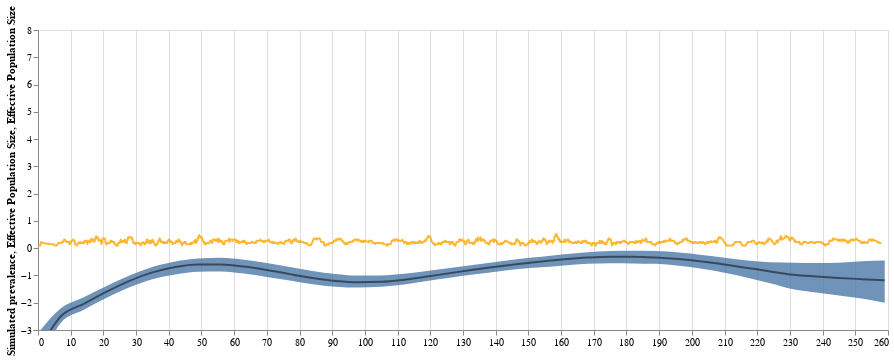

The notebook cell this image was saved under:
### Code cell
(line_simulation + log_line_ne + log_band_ne).resolve_scale(x = "shared", y = "shared")

### Figure 1 — Vega-Lite specification as saved in the notebook (floating-point values rounded to 4 significant figures; data arrays with more than 128 entries replaced by an {"elided": "..."} marker saying what was removed)
{"config": {"view": {"continuousWidth": 400, "continuousHeight": 300}}, "layer": [{"data": {"name": "data-e26b60d7a8cc32968d6af60aacbf59a0"}, "mark": {"type": "line", "clip": true, "color": "orange", "interpolate": "monotone", "opacity": 0.8}, "encoding": {"x": {"axis": {"title": ""}, "field": "new_time", "type": "quantitative"}, "y": {"axis": {"grid": false, "title": "Simulated prevalence"}, "field": "samp_diff_MA", "type": "quantitative"}}, "height": 300, "width": 850}, {"data": {"name": "data-da9da0bd3e3af3b3a84f6a3a97c9a08d"}, "mark": {"type": "area", "clip": true, "interpolate": "monotone", "opacity": 0.8}, "encoding": {"x": {"field": "new_interval", "type": "quantitative"}, "y": {"axis": {"grid": false, "title": "Effective Population Size"}, "field": "upper_hpd_log_50_MA", "scale": {"domain": [-3, 8]}, "type": "quantitative"}, "y2": {"field": "lower_hpd_log_50_MA"}}, "height": 300, "width": 850}, {"data": {"name": "data-da9da0bd3e3af3b3a84f6a3a97c9a08d"}, "mark": {"type": "line", "clip": true, "color": "black", "interpolate": "monotone", "opacity": 0.5}, "encoding": {"x": {"field": "new_interval", "type": "quantitative"}, "y": {"axis": {"grid": false, "title": "Effective Population Size"}, "field": "median_Ne_log_MA", "type": "quantitative"}}, "height": 300, "width": 850}], "resolve": {"scale": {"x": "shared", "y": "shared"}}, "$schema": "https://vega.github.io/schema/vega-lite/v4.17.0.json", "datasets": {"data-e26b60d7a8cc32968d6af60aacbf59a0": {"elided": "3653 records"}, "data-da9da0bd3e3af3b3a84f6a3a97c9a08d": [{"interval": "1", "mean_Ne_log": -1.131, "mean_Ne_linear": 0.8878, "median_Ne_log": -1.179, "median_Ne_linear": 0.3077, "upper_hpd_log_95": 1.382, "lower_hpd_log_95": -3.509, "upper_hpd_log_50": -0.456, "lower_hpd_log_50": -2.004, "upper_hpd_linear": 3.983, "lower_hpd_linear": 0.02993, "upper_hpd_linear_50": 0.6338, "lower_hpd_linear_50": 0.1348, "days": 7, "date": "2023-01-07T00:00:00", "new_interval": 259, "mean_Ne_log_MA": -1.131, "mean_Ne_linear_MA": 0.8878, "median_Ne_linear_MA": 0.3077, "median_Ne_log_MA": -1.179, "upper_hpd_log_50_MA": -0.456, "lower_hpd_log_50_MA": -2.004, "upper_hpd_linear_50_MA": 0.6338, "lower_hpd_linear_50_MA": 0.1348, "lower_hpd_linear_MA": 0.02993, "upper_hpd_linear_MA": 3.983}, {"interval": "2", "mean_Ne_log": -1.055, "mean_Ne_linear": 0.5726, "median_Ne_log": -1.091, "median_Ne_linear": 0.3358, "upper_hpd_log_95": 0.7618, "lower_hpd_log_95": -2.852, "upper_hpd_log_50": -0.5013, "lower_hpd_log_50": -1.682, "upper_hpd_linear": 2.142, "lower_hpd_linear": 0.05774, "upper_hpd_linear_50": 0.6057, "lower_hpd_linear_50": 0.186, "days": 14, "date": "2022-12-31T00:00:00", "new_interval": 252, "mean_Ne_log_MA": -1.093, "mean_Ne_linear_MA": 0.7302, "median_Ne_linear_MA": 0.3217, "median_Ne_log_MA": -1.135, "upper_hpd_log_50_MA": -0.4786, "lower_hpd_log_50_MA": -1.843, "upper_hpd_linear_50_MA": 0.6198, "lower_hpd_linear_50_MA": 0.1604, "lower_hpd_linear_MA": 0.04384, "upper_hpd_linear_MA": 3.062}, {"interval": "3", "mean_Ne_log": -0.9716, "mean_Ne_linear": 0.4898, "median_Ne_log": -0.998, "median_Ne_linear": 0.3686, "upper_hpd_log_95": 0.3855, "lower_hpd_log_95": -2.255, "upper_hpd_log_50": -0.6344, "lower_hpd_log_50": -1.516, "upper_hpd_linear": 1.47, "lower_hpd_linear": 0.1049, "upper_hpd_linear_50": 0.5303, "lower_hpd_linear_50": 0.2195, "days": 21, "date": "2022-12-24T00:00:00", "new_interval": 245, "mean_Ne_log_MA": -1.053, "mean_Ne_linear_MA": 0.65, "median_Ne_linear_MA": 0.3374, "median_Ne_log_MA": -1.089, "upper_hpd_log_50_MA": -0.5306, "lower_hpd_log_50_MA": -1.734, "upper_hpd_linear_50_MA": 0.5899, "lower_hpd_linear_50_MA": 0.1801, "lower_hpd_linear_MA": 0.06418, "upper_hpd_linear_MA": 2.532}, {"interval": "4", "mean_Ne_log": -0.8572, "mean_Ne_linear": 0.4923, "median_Ne_log": -0.8738, "median_Ne_linear": 0.4174, "upper_hpd_log_95": 0.1715, "lower_hpd_log_95": -1.884, "upper_hpd_log_50": -0.5978, "lower_hpd_log_50": -1.297, "upper_hpd_linear": 1.187, "lower_hpd_linear": 0.152, "upper_hpd_linear_50": 0.55, "lower_hpd_linear_50": 0.2734, "days": 28, "date": "2022-12-17T00:00:00", "new_interval": 238, "mean_Ne_log_MA": -1.004, "mean_Ne_linear_MA": 0.6106, "median_Ne_linear_MA": 0.3574, "median_Ne_log_MA": -1.035, "upper_hpd_log_50_MA": -0.5474, "lower_hpd_log_50_MA": -1.625, "upper_hpd_linear_50_MA": 0.58, "lower_hpd_linear_50_MA": 0.2034, "lower_hpd_linear_MA": 0.08612, "upper_hpd_linear_MA": 2.196}, {"interval": "5", "mean_Ne_log": -0.7067, "mean_Ne_linear": 0.5462, "median_Ne_log": -0.7219, "median_Ne_linear": 0.4858, "upper_hpd_log_95": 0.1959, "lower_hpd_log_95": -1.531, "upper_hpd_log_50": -0.4676, "lower_hpd_log_50": -1.044, "upper_hpd_linear": 1.216, "lower_hpd_linear": 0.2163, "upper_hpd_linear_50": 0.6265, "lower_hpd_linear_50": 0.352, "days": 35, "date": "2022-12-10T00:00:00", "new_interval": 231, "mean_Ne_log_MA": -0.9443, "mean_Ne_linear_MA": 0.5977, "median_Ne_linear_MA": 0.383, "median_Ne_log_MA": -0.9728, "upper_hpd_log_50_MA": -0.5314, "lower_hpd_log_50_MA": -1.509, "upper_hpd_linear_50_MA": 0.5893, "lower_hpd_linear_50_MA": 0.2331, "lower_hpd_linear_MA": 0.1122, "upper_hpd_linear_MA": 2.0}, {"interval": "6", "mean_Ne_log": -0.5517, "mean_Ne_linear": 0.6246, "median_Ne_log": -0.5709, "median_Ne_linear": 0.565, "upper_hpd_log_95": 0.2105, "lower_hpd_log_95": -1.328, "upper_hpd_log_50": -0.3762, "lower_hpd_log_50": -0.8931, "upper_hpd_linear": 1.234, "lower_hpd_linear": 0.2651, "upper_hpd_linear_50": 0.6864, "lower_hpd_linear_50": 0.4094, "days": 42, "date": "2022-12-03T00:00:00", "new_interval": 224, "mean_Ne_log_MA": -0.8284, "mean_Ne_linear_MA": 0.5451, "median_Ne_linear_MA": 0.4345, "median_Ne_log_MA": -0.8512, "upper_hpd_log_50_MA": -0.5155, "lower_hpd_log_50_MA": -1.286, "upper_hpd_linear_50_MA": 0.5998, "lower_hpd_linear_50_MA": 0.2881, "lower_hpd_linear_MA": 0.1592, "upper_hpd_linear_MA": 1.45}, {"interval": "7", "mean_Ne_log": -0.437, "mean_Ne_linear": 0.6941, "median_Ne_log": -0.452, "median_Ne_linear": 0.6363, "upper_hpd_log_95": 0.3364, "lower_hpd_log_95": -1.128, "upper_hpd_log_50": -0.1738, "lower_hpd_log_50": -0.664, "upper_hpd_linear": 1.4, "lower_hpd_linear": 0.3236, "upper_hpd_linear_50": 0.8404, "lower_hpd_linear_50": 0.5148, "days": 49, "date": "2022-11-26T00:00:00", "new_interval": 217, "mean_Ne_log_MA": -0.7048, "mean_Ne_linear_MA": 0.5694, "median_Ne_linear_MA": 0.4946, "median_Ne_log_MA": -0.7233, "upper_hpd_log_50_MA": -0.45, "lower_hpd_log_50_MA": -1.083, "upper_hpd_linear_50_MA": 0.6467, "lower_hpd_linear_50_MA": 0.3538, "lower_hpd_linear_MA": 0.2124, "upper_hpd_linear_MA": 1.302}, {"interval": "8", "mean_Ne_log": -0.36, "mean_Ne_linear": 0.7475, "median_Ne_log": -0.3685, "median_Ne_linear": 0.6918, "upper_hpd_log_95": 0.3989, "lower_hpd_log_95": -1.018, "upper_hpd_log_50": -0.1286, "lower_hpd_log_50": -0.6112, "upper_hpd_linear": 1.49, "lower_hpd_linear": 0.3614, "upper_hpd_linear_50": 0.8793, "lower_hpd_linear_50": 0.5427, "days": 56, "date": "2022-11-19T00:00:00", "new_interval": 210, "mean_Ne_log_MA": -0.5825, "mean_Ne_linear_MA": 0.621, "median_Ne_linear_MA": 0.5593, "median_Ne_log_MA": -0.5974, "upper_hpd_log_50_MA": -0.3488, "lower_hpd_log_50_MA": -0.9019, "upper_hpd_linear_50_MA": 0.7165, "lower_hpd_linear_50_MA": 0.4184, "lower_hpd_linear_MA": 0.2637, "upper_hpd_linear_MA": 1.306}, {"interval": "9", "mean_Ne_log": -0.3096, "mean_Ne_linear": 0.7858, "median_Ne_log": -0.3212, "median_Ne_linear": 0.7253, "upper_hpd_log_95": 0.4072, "lower_hpd_log_95": -1.03, "upper_hpd_log_50": -0.09988, "lower_hpd_log_50": -0.566, "upper_hpd_linear": 1.503, "lower_hpd_linear": 0.3569, "upper_hpd_linear_50": 0.9049, "lower_hpd_linear_50": 0.5678, "days": 63, "date": "2022-11-12T00:00:00", "new_interval": 203, "mean_Ne_log_MA": -0.473, "mean_Ne_linear_MA": 0.6797, "median_Ne_linear_MA": 0.6208, "median_Ne_log_MA": -0.4869, "upper_hpd_log_50_MA": -0.2492, "lower_hpd_log_50_MA": -0.7557, "upper_hpd_linear_50_MA": 0.7875, "lower_hpd_linear_50_MA": 0.4773, "lower_hpd_linear_MA": 0.3047, "upper_hpd_linear_MA": 1.369}, {"interval": "10", "mean_Ne_log": -0.2703, "mean_Ne_linear": 0.8171, "median_Ne_log": -0.2831, "median_Ne_linear": 0.7534, "upper_hpd_log_95": 0.4303, "lower_hpd_log_95": -0.9899, "upper_hpd_log_50": -0.03468, "lower_hpd_log_50": -0.4962, "upper_hpd_linear": 1.538, "lower_hpd_linear": 0.3716, "upper_hpd_linear_50": 0.9659, "lower_hpd_linear_50": 0.6089, "days": 70, "date": "2022-11-05T00:00:00", "new_interval": 196, "mean_Ne_log_MA": -0.3857, "mean_Ne_linear_MA": 0.7338, "median_Ne_linear_MA": 0.6744, "median_Ne_log_MA": -0.3991, "upper_hpd_log_50_MA": -0.1626, "lower_hpd_log_50_MA": -0.6461, "upper_hpd_linear_50_MA": 0.8554, "lower_hpd_linear_50_MA": 0.5287, "lower_hpd_linear_MA": 0.3357, "upper_hpd_linear_MA": 1.433}, {"interval": "11", "mean_Ne_log": -0.2522, "mean_Ne_linear": 0.8328, "median_Ne_log": -0.2788, "median_Ne_linear": 0.7567, "upper_hpd_log_95": 0.4727, "lower_hpd_log_95": -0.9609, "upper_hpd_log_50": -0.07513, "lower_hpd_log_50": -0.533, "upper_hpd_linear": 1.604, "lower_hpd_linear": 0.3826, "upper_hpd_linear_50": 0.9276, "lower_hpd_linear_50": 0.5869, "days": 77, "date": "2022-10-29T00:00:00", "new_interval": 189, "mean_Ne_log_MA": -0.3258, "mean_Ne_linear_MA": 0.7755, "median_Ne_linear_MA": 0.7127, "median_Ne_log_MA": -0.3407, "upper_hpd_log_50_MA": -0.1024, "lower_hpd_log_50_MA": -0.5741, "upper_hpd_linear_50_MA": 0.9036, "lower_hpd_linear_50_MA": 0.5642, "lower_hpd_linear_MA": 0.3592, "upper_hpd_linear_MA": 1.507}, {"interval": "12", "mean_Ne_log": -0.2778, "mean_Ne_linear": 0.8066, "median_Ne_log": -0.3002, "median_Ne_linear": 0.7407, "upper_hpd_log_95": 0.3758, "lower_hpd_log_95": -0.9962, "upper_hpd_log_50": -0.1446, "lower_hpd_log_50": -0.584, "upper_hpd_linear": 1.456, "lower_hpd_linear": 0.3693, "upper_hpd_linear_50": 0.8654, "lower_hpd_linear_50": 0.5576, "days": 84, "date": "2022-10-22T00:00:00", "new_interval": 182, "mean_Ne_log_MA": -0.294, "mean_Ne_linear_MA": 0.798, "median_Ne_linear_MA": 0.7336, "median_Ne_log_MA": -0.3103, "upper_hpd_log_50_MA": -0.09658, "lower_hpd_log_50_MA": -0.5581, "upper_hpd_linear_50_MA": 0.9086, "lower_hpd_linear_50_MA": 0.5728, "lower_hpd_linear_MA": 0.3684, "upper_hpd_linear_MA": 1.518}, {"interval": "13", "mean_Ne_log": -0.3659, "mean_Ne_linear": 0.7308, "median_Ne_log": -0.3712, "median_Ne_linear": 0.6899, "upper_hpd_log_95": 0.2676, "lower_hpd_log_95": -1.006, "upper_hpd_log_50": -0.1565, "lower_hpd_log_50": -0.5681, "upper_hpd_linear": 1.307, "lower_hpd_linear": 0.3656, "upper_hpd_linear_50": 0.8552, "lower_hpd_linear_50": 0.5666, "days": 91, "date": "2022-10-15T00:00:00", "new_interval": 175, "mean_Ne_log_MA": -0.2951, "mean_Ne_linear_MA": 0.7946, "median_Ne_linear_MA": 0.7332, "median_Ne_log_MA": -0.3109, "upper_hpd_log_50_MA": -0.1022, "lower_hpd_log_50_MA": -0.5495, "upper_hpd_linear_50_MA": 0.9038, "lower_hpd_linear_50_MA": 0.5776, "lower_hpd_linear_MA": 0.3692, "upper_hpd_linear_MA": 1.482}, {"interval": "14", "mean_Ne_log": -0.485, "mean_Ne_linear": 0.6425, "median_Ne_log": -0.4941, "median_Ne_linear": 0.6101, "upper_hpd_log_95": 0.1035, "lower_hpd_log_95": -1.033, "upper_hpd_log_50": -0.3135, "lower_hpd_log_50": -0.6922, "upper_hpd_linear": 1.109, "lower_hpd_linear": 0.356, "upper_hpd_linear_50": 0.7309, "lower_hpd_linear_50": 0.5005, "days": 98, "date": "2022-10-08T00:00:00", "new_interval": 168, "mean_Ne_log_MA": -0.3302, "mean_Ne_linear_MA": 0.766, "median_Ne_linear_MA": 0.7102, "median_Ne_log_MA": -0.3455, "upper_hpd_log_50_MA": -0.1449, "lower_hpd_log_50_MA": -0.5747, "upper_hpd_linear_50_MA": 0.869, "lower_hpd_linear_50_MA": 0.5641, "lower_hpd_linear_MA": 0.369, "upper_hpd_linear_MA": 1.403}, {"interval": "15", "mean_Ne_log": -0.5897, "mean_Ne_linear": 0.5755, "median_Ne_log": -0.5927, "median_Ne_linear": 0.5528, "upper_hpd_log_95": -0.08984, "lower_hpd_log_95": -1.163, "upper_hpd_log_50": -0.4235, "lower_hpd_log_50": -0.7914, "upper_hpd_linear": 0.9141, "lower_hpd_linear": 0.3126, "upper_hpd_linear_50": 0.6547, "lower_hpd_linear_50": 0.4532, "days": 105, "date": "2022-10-01T00:00:00", "new_interval": 161, "mean_Ne_log_MA": -0.3941, "mean_Ne_linear_MA": 0.7176, "median_Ne_linear_MA": 0.67, "median_Ne_log_MA": -0.4074, "upper_hpd_log_50_MA": -0.2226, "lower_hpd_log_50_MA": -0.6337, "upper_hpd_linear_50_MA": 0.8068, "lower_hpd_linear_50_MA": 0.533, "lower_hpd_linear_MA": 0.3572, "upper_hpd_linear_MA": 1.278}, {"interval": "16", "mean_Ne_log": -0.6691, "mean_Ne_linear": 0.5302, "median_Ne_log": -0.677, "median_Ne_linear": 0.5082, "upper_hpd_log_95": -0.1458, "lower_hpd_log_95": -1.164, "upper_hpd_log_50": -0.513, "lower_hpd_log_50": -0.8682, "upper_hpd_linear": 0.8643, "lower_hpd_linear": 0.3123, "upper_hpd_linear_50": 0.5987, "lower_hpd_linear_50": 0.4197, "days": 112, "date": "2022-09-24T00:00:00", "new_interval": 154, "mean_Ne_log_MA": -0.4775, "mean_Ne_linear_MA": 0.6571, "median_Ne_linear_MA": 0.6203, "median_Ne_log_MA": -0.487, "upper_hpd_log_50_MA": -0.3102, "lower_hpd_log_50_MA": -0.7008, "upper_hpd_linear_50_MA": 0.741, "lower_hpd_linear_50_MA": 0.4995, "lower_hpd_linear_MA": 0.3432, "upper_hpd_linear_MA": 1.13}, {"interval": "17", "mean_Ne_log": -0.7594, "mean_Ne_linear": 0.4842, "median_Ne_log": -0.7629, "median_Ne_linear": 0.4663, "upper_hpd_log_95": -0.2386, "lower_hpd_log_95": -1.249, "upper_hpd_log_50": -0.5645, "lower_hpd_log_50": -0.9121, "upper_hpd_linear": 0.7877, "lower_hpd_linear": 0.2869, "upper_hpd_linear_50": 0.5686, "lower_hpd_linear_50": 0.4017, "days": 119, "date": "2022-09-17T00:00:00", "new_interval": 147, "mean_Ne_log_MA": -0.5738, "mean_Ne_linear_MA": 0.5926, "median_Ne_linear_MA": 0.5655, "median_Ne_log_MA": -0.5796, "upper_hpd_log_50_MA": -0.3942, "lower_hpd_log_50_MA": -0.7664, "upper_hpd_linear_50_MA": 0.6816, "lower_hpd_linear_50_MA": 0.4683, "lower_hpd_linear_MA": 0.3267, "upper_hpd_linear_MA": 0.9964}, {"interval": "18", "mean_Ne_log": -0.8855, "mean_Ne_linear": 0.4273, "median_Ne_log": -0.8891, "median_Ne_linear": 0.411, "upper_hpd_log_95": -0.3859, "lower_hpd_log_95": -1.425, "upper_hpd_log_50": -0.7108, "lower_hpd_log_50": -1.054, "upper_hpd_linear": 0.6799, "lower_hpd_linear": 0.2406, "upper_hpd_linear_50": 0.4912, "lower_hpd_linear_50": 0.3486, "days": 126, "date": "2022-09-10T00:00:00", "new_interval": 140, "mean_Ne_log_MA": -0.6778, "mean_Ne_linear_MA": 0.5319, "median_Ne_linear_MA": 0.5097, "median_Ne_log_MA": -0.6832, "upper_hpd_log_50_MA": -0.5051, "lower_hpd_log_50_MA": -0.8636, "upper_hpd_linear_50_MA": 0.6088, "lower_hpd_linear_50_MA": 0.4247, "lower_hpd_linear_MA": 0.3017, "upper_hpd_linear_MA": 0.871}, {"interval": "19", "mean_Ne_log": -1.049, "mean_Ne_linear": 0.3629, "median_Ne_log": -1.045, "median_Ne_linear": 0.3516, "upper_hpd_log_95": -0.5658, "lower_hpd_log_95": -1.594, "upper_hpd_log_50": -0.8492, "lower_hpd_log_50": -1.21, "upper_hpd_linear": 0.5679, "lower_hpd_linear": 0.2032, "upper_hpd_linear_50": 0.4278, "lower_hpd_linear_50": 0.2981, "days": 133, "date": "2022-09-03T00:00:00", "new_interval": 133, "mean_Ne_log_MA": -0.7906, "mean_Ne_linear_MA": 0.476, "median_Ne_linear_MA": 0.458, "median_Ne_log_MA": -0.7934, "upper_hpd_log_50_MA": -0.6122, "lower_hpd_log_50_MA": -0.9672, "upper_hpd_linear_50_MA": 0.5482, "lower_hpd_linear_50_MA": 0.3842, "lower_hpd_linear_MA": 0.2711, "upper_hpd_linear_MA": 0.7628}, {"interval": "20", "mean_Ne_log": -1.204, "mean_Ne_linear": 0.3117, "median_Ne_log": -1.199, "median_Ne_linear": 0.3015, "upper_hpd_log_95": -0.6729, "lower_hpd_log_95": -1.748, "upper_hpd_log_50": -1.014, "lower_hpd_log_50": -1.39, "upper_hpd_linear": 0.5102, "lower_hpd_linear": 0.1741, "upper_hpd_linear_50": 0.3627, "lower_hpd_linear_50": 0.249, "days": 140, "date": "2022-08-27T00:00:00", "new_interval": 126, "mean_Ne_log_MA": -0.9134, "mean_Ne_linear_MA": 0.4233, "median_Ne_linear_MA": 0.4077, "median_Ne_log_MA": -0.9146, "upper_hpd_log_50_MA": -0.7303, "lower_hpd_log_50_MA": -1.087, "upper_hpd_linear_50_MA": 0.4898, "lower_hpd_linear_50_MA": 0.3434, "lower_hpd_linear_MA": 0.2434, "upper_hpd_linear_MA": 0.682}, {"interval": "21", "mean_Ne_log": -1.311, "mean_Ne_linear": 0.2825, "median_Ne_log": -1.307, "median_Ne_linear": 0.2706, "upper_hpd_log_95": -0.7243, "lower_hpd_log_95": -1.905, "upper_hpd_log_50": -1.036, "lower_hpd_log_50": -1.453, "upper_hpd_linear": 0.4847, "lower_hpd_linear": 0.1489, "upper_hpd_linear_50": 0.3547, "lower_hpd_linear_50": 0.2338, "days": 147, "date": "2022-08-20T00:00:00", "new_interval": 119, "mean_Ne_log_MA": -1.042, "mean_Ne_linear_MA": 0.3737, "median_Ne_linear_MA": 0.3602, "median_Ne_log_MA": -1.041, "upper_hpd_log_50_MA": -0.835, "lower_hpd_log_50_MA": -1.204, "upper_hpd_linear_50_MA": 0.441, "lower_hpd_linear_50_MA": 0.3062, "lower_hpd_linear_MA": 0.2107, "upper_hpd_linear_MA": 0.6061}, {"interval": "22", "mean_Ne_log": -1.344, "mean_Ne_linear": 0.2759, "median_Ne_log": -1.337, "median_Ne_linear": 0.2625, "upper_hpd_log_95": -0.6755, "lower_hpd_log_95": -1.993, "upper_hpd_log_50": -1.092, "lower_hpd_log_50": -1.536, "upper_hpd_linear": 0.5089, "lower_hpd_linear": 0.1363, "upper_hpd_linear_50": 0.3356, "lower_hpd_linear_50": 0.2153, "days": 154, "date": "2022-08-13T00:00:00", "new_interval": 112, "mean_Ne_log_MA": -1.159, "mean_Ne_linear_MA": 0.332, "median_Ne_linear_MA": 0.3194, "median_Ne_log_MA": -1.156, "upper_hpd_log_50_MA": -0.9405, "lower_hpd_log_50_MA": -1.329, "upper_hpd_linear_50_MA": 0.3944, "lower_hpd_linear_50_MA": 0.2689, "lower_hpd_linear_MA": 0.1806, "upper_hpd_linear_MA": 0.5503}, {"interval": "23", "mean_Ne_log": -1.285, "mean_Ne_linear": 0.2948, "median_Ne_log": -1.283, "median_Ne_linear": 0.2773, "upper_hpd_log_95": -0.5849, "lower_hpd_log_95": -1.991, "upper_hpd_log_50": -1.01, "lower_hpd_log_50": -1.483, "upper_hpd_linear": 0.5572, "lower_hpd_linear": 0.1366, "upper_hpd_linear_50": 0.3641, "lower_hpd_linear_50": 0.2269, "days": 161, "date": "2022-08-06T00:00:00", "new_interval": 105, "mean_Ne_log_MA": -1.239, "mean_Ne_linear_MA": 0.3055, "median_Ne_linear_MA": 0.2927, "median_Ne_log_MA": -1.234, "upper_hpd_log_50_MA": -1.0, "lower_hpd_log_50_MA": -1.415, "upper_hpd_linear_50_MA": 0.369, "lower_hpd_linear_50_MA": 0.2446, "lower_hpd_linear_MA": 0.1598, "upper_hpd_linear_MA": 0.5258}, {"interval": "24", "mean_Ne_log": -1.13, "mean_Ne_linear": 0.3462, "median_Ne_log": -1.127, "median_Ne_linear": 0.324, "upper_hpd_log_95": -0.4848, "lower_hpd_log_95": -1.93, "upper_hpd_log_50": -0.8727, "lower_hpd_log_50": -1.366, "upper_hpd_linear": 0.6158, "lower_hpd_linear": 0.1451, "upper_hpd_linear_50": 0.4178, "lower_hpd_linear_50": 0.2552, "days": 168, "date": "2022-07-30T00:00:00", "new_interval": 98, "mean_Ne_log_MA": -1.255, "mean_Ne_linear_MA": 0.3022, "median_Ne_linear_MA": 0.2872, "median_Ne_log_MA": -1.251, "upper_hpd_log_50_MA": -1.005, "lower_hpd_log_50_MA": -1.446, "upper_hpd_linear_50_MA": 0.367, "lower_hpd_linear_50_MA": 0.236, "lower_hpd_linear_MA": 0.1482, "upper_hpd_linear_MA": 0.5354}, {"interval": "25", "mean_Ne_log": -0.9464, "mean_Ne_linear": 0.4187, "median_Ne_log": -0.9425, "median_Ne_linear": 0.3897, "upper_hpd_log_95": -0.236, "lower_hpd_log_95": -1.744, "upper_hpd_log_50": -0.7091, "lower_hpd_log_50": -1.219, "upper_hpd_linear": 0.7898, "lower_hpd_linear": 0.1748, "upper_hpd_linear_50": 0.4921, "lower_hpd_linear_50": 0.2955, "days": 175, "date": "2022-07-23T00:00:00", "new_interval": 91, "mean_Ne_log_MA": -1.203, "mean_Ne_linear_MA": 0.3236, "median_Ne_linear_MA": 0.3048, "median_Ne_log_MA": -1.199, "upper_hpd_log_50_MA": -0.9441, "lower_hpd_log_50_MA": -1.411, "upper_hpd_linear_50_MA": 0.3929, "lower_hpd_linear_50_MA": 0.2453, "lower_hpd_linear_MA": 0.1483, "upper_hpd_linear_MA": 0.5913}, {"interval": "26", "mean_Ne_log": -0.771, "mean_Ne_linear": 0.5001, "median_Ne_log": -0.7723, "median_Ne_linear": 0.462, "upper_hpd_log_95": 0.003149, "lower_hpd_log_95": -1.503, "upper_hpd_log_50": -0.4792, "lower_hpd_log_50": -0.9916, "upper_hpd_linear": 1.003, "lower_hpd_linear": 0.2225, "upper_hpd_linear_50": 0.6193, "lower_hpd_linear_50": 0.371, "days": 182, "date": "2022-07-16T00:00:00", "new_interval": 84, "mean_Ne_log_MA": -1.095, "mean_Ne_linear_MA": 0.3671, "median_Ne_linear_MA": 0.3431, "median_Ne_log_MA": -1.092, "upper_hpd_log_50_MA": -0.8326, "lower_hpd_log_50_MA": -1.319, "upper_hpd_linear_50_MA": 0.4458, "lower_hpd_linear_50_MA": 0.2728, "lower_hpd_linear_MA": 0.1631, "upper_hpd_linear_MA": 0.695}, {"interval": "27", "mean_Ne_log": -0.6211, "mean_Ne_linear": 0.5806, "median_Ne_log": -0.6331, "median_Ne_linear": 0.5309, "upper_hpd_log_95": 0.1062, "lower_hpd_log_95": -1.392, "upper_hpd_log_50": -0.3697, "lower_hpd_log_50": -0.8707, "upper_hpd_linear": 1.112, "lower_hpd_linear": 0.2485, "upper_hpd_linear_50": 0.6909, "lower_hpd_linear_50": 0.4187, "days": 189, "date": "2022-07-09T00:00:00", "new_interval": 77, "mean_Ne_log_MA": -0.9506, "mean_Ne_linear_MA": 0.4281, "median_Ne_linear_MA": 0.3968, "median_Ne_log_MA": -0.9515, "upper_hpd_log_50_MA": -0.6882, "lower_hpd_log_50_MA": -1.186, "upper_hpd_linear_50_MA": 0.5168, "lower_hpd_linear_50_MA": 0.3134, "lower_hpd_linear_MA": 0.1855, "upper_hpd_linear_MA": 0.8156}, {"interval": "28", "mean_Ne_log": -0.5088, "mean_Ne_linear": 0.6486, "median_Ne_log": -0.5291, "median_Ne_linear": 0.5892, "upper_hpd_log_95": 0.2373, "lower_hpd_log_95": -1.238, "upper_hpd_log_50": -0.3064, "lower_hpd_log_50": -0.8185, "upper_hpd_linear": 1.268, "lower_hpd_linear": 0.29, "upper_hpd_linear_50": 0.7361, "lower_hpd_linear_50": 0.4411, "days": 196, "date": "2022-07-02T00:00:00", "new_interval": 70, "mean_Ne_log_MA": -0.7954, "mean_Ne_linear_MA": 0.4988, "median_Ne_linear_MA": 0.4591, "median_Ne_log_MA": -0.8008, "upper_hpd_log_50_MA": -0.5474, "lower_hpd_log_50_MA": -1.053, "upper_hpd_linear_50_MA": 0.5912, "lower_hpd_linear_50_MA": 0.3563, "lower_hpd_linear_MA": 0.2162, "upper_hpd_linear_MA": 0.9577}, {"interval": "29", "mean_Ne_log": -0.4738, "mean_Ne_linear": 0.6721, "median_Ne_log": -0.4982, "median_Ne_linear": 0.6076, "upper_hpd_log_95": 0.3113, "lower_hpd_log_95": -1.169, "upper_hpd_log_50": -0.2679, "lower_hpd_log_50": -0.7635, "upper_hpd_linear": 1.365, "lower_hpd_linear": 0.3107, "upper_hpd_linear_50": 0.765, "lower_hpd_linear_50": 0.466, "days": 203, "date": "2022-06-25T00:00:00", "new_interval": 63, "mean_Ne_log_MA": -0.6642, "mean_Ne_linear_MA": 0.564, "median_Ne_linear_MA": 0.5159, "median_Ne_log_MA": -0.675, "upper_hpd_log_50_MA": -0.4264, "lower_hpd_log_50_MA": -0.9327, "upper_hpd_linear_50_MA": 0.6607, "lower_hpd_linear_50_MA": 0.3984, "lower_hpd_linear_MA": 0.2493, "upper_hpd_linear_MA": 1.108}, {"interval": "30", "mean_Ne_log": -0.5389, "mean_Ne_linear": 0.6282, "median_Ne_log": -0.5659, "median_Ne_linear": 0.5679, "upper_hpd_log_95": 0.1735, "lower_hpd_log_95": -1.256, "upper_hpd_log_50": -0.3386, "lower_hpd_log_50": -0.829, "upper_hpd_linear": 1.189, "lower_hpd_linear": 0.2847, "upper_hpd_linear_50": 0.7128, "lower_hpd_linear_50": 0.4365, "days": 210, "date": "2022-06-18T00:00:00", "new_interval": 56, "mean_Ne_log_MA": -0.5827, "mean_Ne_linear_MA": 0.6059, "median_Ne_linear_MA": 0.5515, "median_Ne_log_MA": -0.5997, "upper_hpd_log_50_MA": -0.3523, "lower_hpd_log_50_MA": -0.8547, "upper_hpd_linear_50_MA": 0.7048, "lower_hpd_linear_50_MA": 0.4267, "lower_hpd_linear_MA": 0.2713, "upper_hpd_linear_MA": 1.188}, {"interval": "31", "mean_Ne_log": -0.7408, "mean_Ne_linear": 0.5088, "median_Ne_log": -0.7612, "median_Ne_linear": 0.4671, "upper_hpd_log_95": -0.08401, "lower_hpd_log_95": -1.428, "upper_hpd_log_50": -0.5992, "lower_hpd_log_50": -1.053, "upper_hpd_linear": 0.9194, "lower_hpd_linear": 0.2397, "upper_hpd_linear_50": 0.5493, "lower_hpd_linear_50": 0.3488, "days": 217, "date": "2022-06-11T00:00:00", "new_interval": 49, "mean_Ne_log_MA": -0.5766, "mean_Ne_linear_MA": 0.6077, "median_Ne_linear_MA": 0.5525, "median_Ne_log_MA": -0.5975, "upper_hpd_log_50_MA": -0.3763, "lower_hpd_log_50_MA": -0.867, "upper_hpd_linear_50_MA": 0.6908, "lower_hpd_linear_50_MA": 0.4222, "lower_hpd_linear_MA": 0.2747, "upper_hpd_linear_MA": 1.171}, {"interval": "32", "mean_Ne_log": -1.078, "mean_Ne_linear": 0.3584, "median_Ne_log": -1.09, "median_Ne_linear": 0.3361, "upper_hpd_log_95": -0.4854, "lower_hpd_log_95": -1.701, "upper_hpd_log_50": -0.9301, "lower_hpd_log_50": -1.354, "upper_hpd_linear": 0.6154, "lower_hpd_linear": 0.1825, "upper_hpd_linear_50": 0.3945, "lower_hpd_linear_50": 0.2582, "days": 224, "date": "2022-06-04T00:00:00", "new_interval": 42, "mean_Ne_log_MA": -0.668, "mean_Ne_linear_MA": 0.5632, "median_Ne_linear_MA": 0.5136, "median_Ne_log_MA": -0.6889, "upper_hpd_log_50_MA": -0.4884, "lower_hpd_log_50_MA": -0.9637, "upper_hpd_linear_50_MA": 0.6315, "lower_hpd_linear_50_MA": 0.3901, "lower_hpd_linear_MA": 0.2615, "upper_hpd_linear_MA": 1.071}, {"interval": "33", "mean_Ne_log": -1.523, "mean_Ne_linear": 0.2272, "median_Ne_log": -1.524, "median_Ne_linear": 0.2178, "upper_hpd_log_95": -0.9664, "lower_hpd_log_95": -2.08, "upper_hpd_log_50": -1.31, "lower_hpd_log_50": -1.688, "upper_hpd_linear": 0.3804, "lower_hpd_linear": 0.1249, "upper_hpd_linear_50": 0.2699, "lower_hpd_linear_50": 0.1849, "days": 231, "date": "2022-05-28T00:00:00", "new_interval": 35, "mean_Ne_log_MA": -0.8708, "mean_Ne_linear_MA": 0.4789, "median_Ne_linear_MA": 0.4393, "median_Ne_log_MA": -0.8879, "upper_hpd_log_50_MA": -0.6891, "lower_hpd_log_50_MA": -1.138, "upper_hpd_linear_50_MA": 0.5383, "lower_hpd_linear_50_MA": 0.3389, "lower_hpd_linear_MA": 0.2285, "upper_hpd_linear_MA": 0.894}, {"interval": "34", "mean_Ne_log": -2.045, "mean_Ne_linear": 0.1354, "median_Ne_log": -2.042, "median_Ne_linear": 0.1298, "upper_hpd_log_95": -1.474, "lower_hpd_log_95": -2.651, "upper_hpd_log_50": -1.844, "lower_hpd_log_50": -2.232, "upper_hpd_linear": 0.2289, "lower_hpd_linear": 0.07056, "upper_hpd_linear_50": 0.1582, "lower_hpd_linear_50": 0.1073, "days": 238, "date": "2022-05-21T00:00:00", "new_interval": 28, "mean_Ne_log_MA": -1.185, "mean_Ne_linear_MA": 0.3716, "median_Ne_linear_MA": 0.3437, "median_Ne_log_MA": -1.197, "upper_hpd_log_50_MA": -1.004, "lower_hpd_log_50_MA": -1.431, "upper_hpd_linear_50_MA": 0.4169, "lower_hpd_linear_50_MA": 0.2671, "lower_hpd_linear_MA": 0.1805, "upper_hpd_linear_MA": 0.6667}, {"interval": "35", "mean_Ne_log": -2.564, "mean_Ne_linear": 0.08271, "median_Ne_log": -2.557, "median_Ne_linear": 0.07756, "upper_hpd_log_95": -1.847, "lower_hpd_log_95": -3.319, "upper_hpd_log_50": -2.272, "lower_hpd_log_50": -2.774, "upper_hpd_linear": 0.1576, "lower_hpd_linear": 0.03618, "upper_hpd_linear_50": 0.1031, "lower_hpd_linear_50": 0.0624, "days": 245, "date": "2022-05-14T00:00:00", "new_interval": 21, "mean_Ne_log_MA": -1.59, "mean_Ne_linear_MA": 0.2625, "median_Ne_linear_MA": 0.2457, "median_Ne_log_MA": -1.595, "upper_hpd_log_50_MA": -1.391, "lower_hpd_log_50_MA": -1.82, "upper_hpd_linear_50_MA": 0.295, "lower_hpd_linear_50_MA": 0.1923, "lower_hpd_linear_MA": 0.1308, "upper_hpd_linear_MA": 0.4604}, {"interval": "36", "mean_Ne_log": -3.022, "mean_Ne_linear": 0.05445, "median_Ne_log": -3.007, "median_Ne_linear": 0.04943, "upper_hpd_log_95": -2.073, "lower_hpd_log_95": -3.941, "upper_hpd_log_50": -2.633, "lower_hpd_log_50": -3.257, "upper_hpd_linear": 0.1258, "lower_hpd_linear": 0.01943, "upper_hpd_linear_50": 0.07186, "lower_hpd_linear_50": 0.0385, "days": 252, "date": "2022-05-07T00:00:00", "new_interval": 14, "mean_Ne_log_MA": -2.046, "mean_Ne_linear_MA": 0.1716, "median_Ne_linear_MA": 0.1621, "median_Ne_log_MA": -2.044, "upper_hpd_log_50_MA": -1.798, "lower_hpd_log_50_MA": -2.261, "upper_hpd_linear_50_MA": 0.1995, "lower_hpd_linear_50_MA": 0.1302, "lower_hpd_linear_MA": 0.08672, "upper_hpd_linear_MA": 0.3016}, {"interval": "37", "mean_Ne_log": -3.39, "mean_Ne_linear": 0.03965, "median_Ne_log": -3.359, "median_Ne_linear": 0.03478, "upper_hpd_log_95": -2.244, "lower_hpd_log_95": -4.547, "upper_hpd_log_50": -2.962, "lower_hpd_log_50": -3.72, "upper_hpd_linear": 0.106, "lower_hpd_linear": 0.0106, "upper_hpd_linear_50": 0.05171, "lower_hpd_linear_50": 0.02422, "days": 259, "date": "2022-04-30T00:00:00", "new_interval": 7, "mean_Ne_log_MA": -2.509, "mean_Ne_linear_MA": 0.1079, "median_Ne_linear_MA": 0.1019, "median_Ne_log_MA": -2.498, "upper_hpd_log_50_MA": -2.204, "lower_hpd_log_50_MA": -2.734, "upper_hpd_linear_50_MA": 0.1309, "lower_hpd_linear_50_MA": 0.08346, "lower_hpd_linear_MA": 0.05233, "upper_hpd_linear_MA": 0.1998}, {"interval": "38", "mean_Ne_log": -7.933, "mean_Ne_linear": 1.365, "median_Ne_log": -7.981, "median_Ne_linear": 0.000342, "upper_hpd_log_95": -0.3154, "lower_hpd_log_95": -15.38, "upper_hpd_log_50": -5.892, "lower_hpd_log_50": -10.8, "upper_hpd_linear": 0.7295, "lower_hpd_linear": 2.088e-07, "upper_hpd_linear_50": 0.002762, "lower_hpd_linear_50": 2.036e-05, "days": 266, "date": "2022-04-23T00:00:00", "new_interval": 0, "mean_Ne_log_MA": -3.791, "mean_Ne_linear_MA": 0.3353, "median_Ne_linear_MA": 0.05838, "median_Ne_log_MA": -3.789, "upper_hpd_log_50_MA": -3.121, "lower_hpd_log_50_MA": -4.557, "upper_hpd_linear_50_MA": 0.07753, "lower_hpd_linear_50_MA": 0.04649, "lower_hpd_linear_MA": 0.02735, "upper_hpd_linear_MA": 0.2696}]}}
